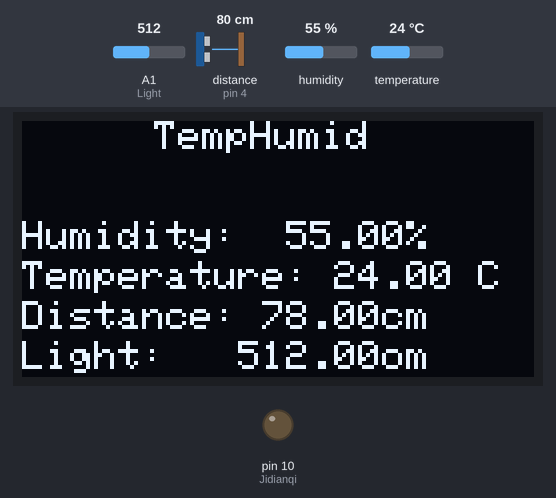
Bench run of a sketch on a simulated Arduino Uno, built with avr-gcc and run on an emulated ATmega328P. Shown: 128×64 one-colour display, output pins drawn as LEDs (lit = HIGH). Wiring (inferred from the names in the program): ultrasonic range finder: trigger pin 3; echo pin 4. The test bench sets the inputs (shaded band); at power-on: A1 (Light) = 512, distance to the obstacle (sensor on pin 4) 80 cm, humidity 55 %, temperature 24 °C. The echo pulse lasts 58.3 µs per cm; pins used as bus, display or sensor lines are not drawn.

Above: at 1.9 s.
2.0 s: A1 (Light) set to 416
At 4.0 s:
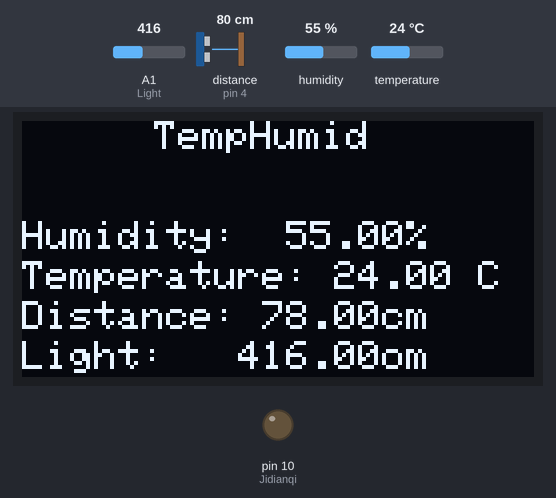
8.8 s: A1 (Light) set to 389
At 12.5 s:
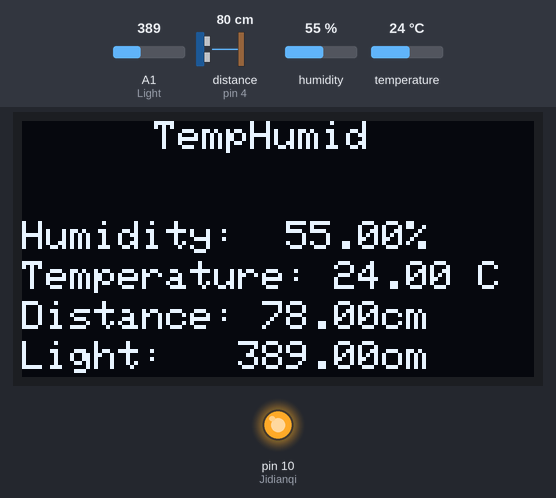
15.6 s: distance to the obstacle (sensor on pin 4) set to 8 cm
At 18.4 s:
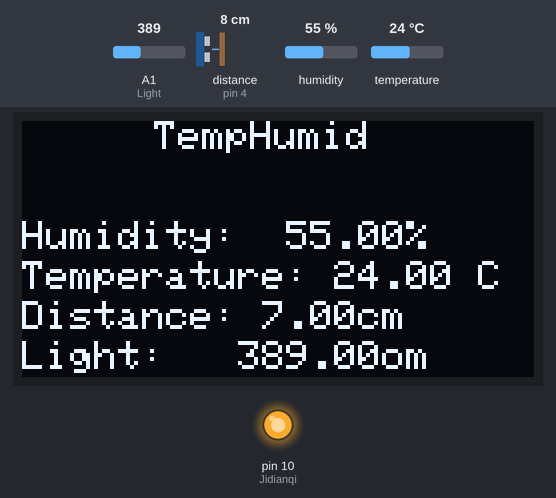
18.8 s: distance to the obstacle (sensor on pin 4) set to 5 cm
At 21.1 s:
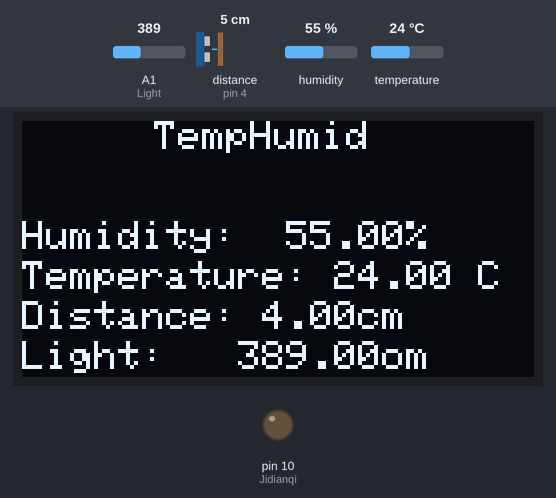
22.2 s: humidity set to 22 %
At 24.7 s:
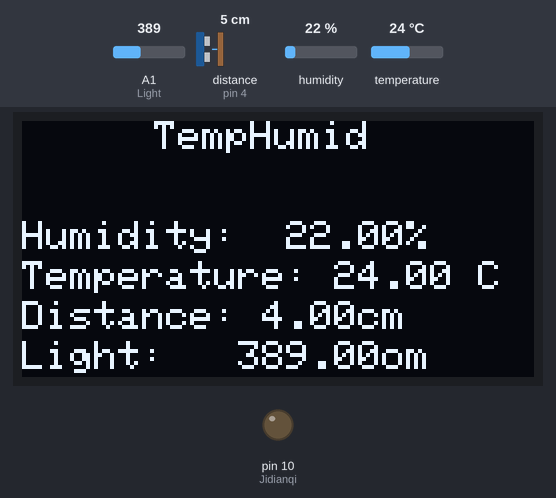
25.7 s: temperature set to 12 °C
At 27.5 s:
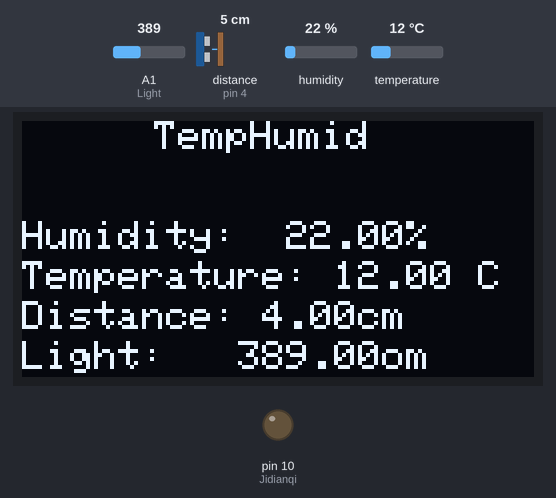
Timing chart, 0 to 29.0 s (numbered marks = the images above; inputs shaded):
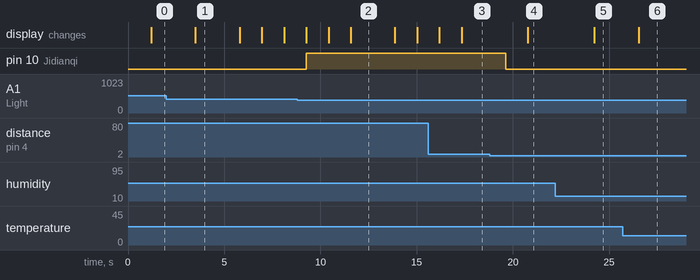

The sketch:

shiyan2.ino
```cpp
#include<Wire.h> //加载调用i2c和spi通讯库
#include<Adafruit_GFX.h> //调用oled库
#include<Adafruit_SSD1306.h>//调用ssd1306驱动库
#include<DHT.h>          //调用DHT库
#define OLED_RESET 4     //设置4号引脚为oled的复位引脚
#define OLED 8
#define Trig 3
#define Echo 4
#define Light A1
#define Jidianqi 10
float Distance;
float light;
Adafruit_SSD1306 display(128,64,&Wire, OLED_RESET); //设置一个ssd1306的对象
DHT DHT_11(OLED, DHT11);   //设置一个DHT函数对象，输入其连接的引脚以及传感器名称
void setup() {
  // put your setup code here, to run once:
  Wire.begin();  //初始化其通讯库
  display.begin(SSD1306_SWITCHCAPVCC, 0x3C);  //初始化oled，0x3C为oled的地址
  DHT_11.begin(); //初始化DHT11传感器
  pinMode(Trig,OUTPUT);
  pinMode(Echo,INPUT);
  pinMode(Light,INPUT);
  pinMode(Jidianqi,OUTPUT);
  }
 void distance()
 {
  digitalWrite(Trig,LOW);   //管脚定义为低电平
  delayMicroseconds(20);    //延迟20微秒
  digitalWrite(Trig,HIGH);  //管脚定义为高电平
  delayMicroseconds(20);    //延迟20微秒
  digitalWrite(Trig,LOW);   //管脚定义为低电平
  Distance = pulseIn(Echo,HIGH)*340/2/10000;   //计算其距离
 }
void Light1()
{
  light = analogRead(Light);
  if(light>=400||Distance<6.00)
  {
    digitalWrite(Jidianqi,LOW);
  }
  else
  digitalWrite(Jidianqi,HIGH);
}
void displayTempHumid()
{
  delay(1000);
  float Humidity = DHT_11.readHumidity();  //读取DHT11的湿度
  float Temperature = DHT_11.readTemperature();//读取DHT11的温度
  display.clearDisplay();  //清空oled屏幕
  display.setTextColor(WHITE); //设置其像素点发光
  display.setTextSize(1);      //设置oled的字体大小
  display.setCursor(33, 0);     //设置其oled的字符显示位置，第一个参数是列，第二个参数是行
  display.print("TempHumid"); //在oled上打印字符
  display.setCursor(0, 25);
  display.print("Humidity:  ");
  display.print(Humidity);
  display.print("%");
  display.setCursor(0, 35);
  display.print("Temperature: ");
  display.print(Temperature);
  display.print(" C");
  display.setCursor(0, 45);
  display.print("Distance: ");
  display.print(Distance);
  display.print("cm");
  display.setCursor(0,55);
  display.print("Light:   ");
  display.print(light);
  display.print("om");
}
void loop() {
  // put your main code here, to run repeatedly:
  distance();
  Light1();
  delay(100);
  displayTempHumid(); //调用函数
  display.display();  // 开显示
}
```

Measured:
- the behaviour switches between 400 and 399 on A1 (Light) (found by bisection; images 1 and 2)
- the behaviour switches between 7 and 6 cm on distance to the obstacle (sensor on pin 4) (found by bisection; images 3 and 4)
- after the input at 2.0 s, the display: changes after 1.5 s (image 1)
- after the input at 8.8 s, pin 10 (Jidianqi): LOW → HIGH after 0.47 s; the display: first differs from a run without the input after 1.6 s (image 2 shows a later state)
- after the input at 15.6 s, the display: first differs from a run without the input after 1.7 s (image 3)
- after the input at 18.8 s, pin 10 (Jidianqi): HIGH → LOW after 0.84 s; the display: changes after 2.0 s (image 4)
- after the input at 22.2 s, the display: changes after 2.0 s (image 5)
- after the input at 25.7 s, the display: changes after 0.84 s (image 6)
